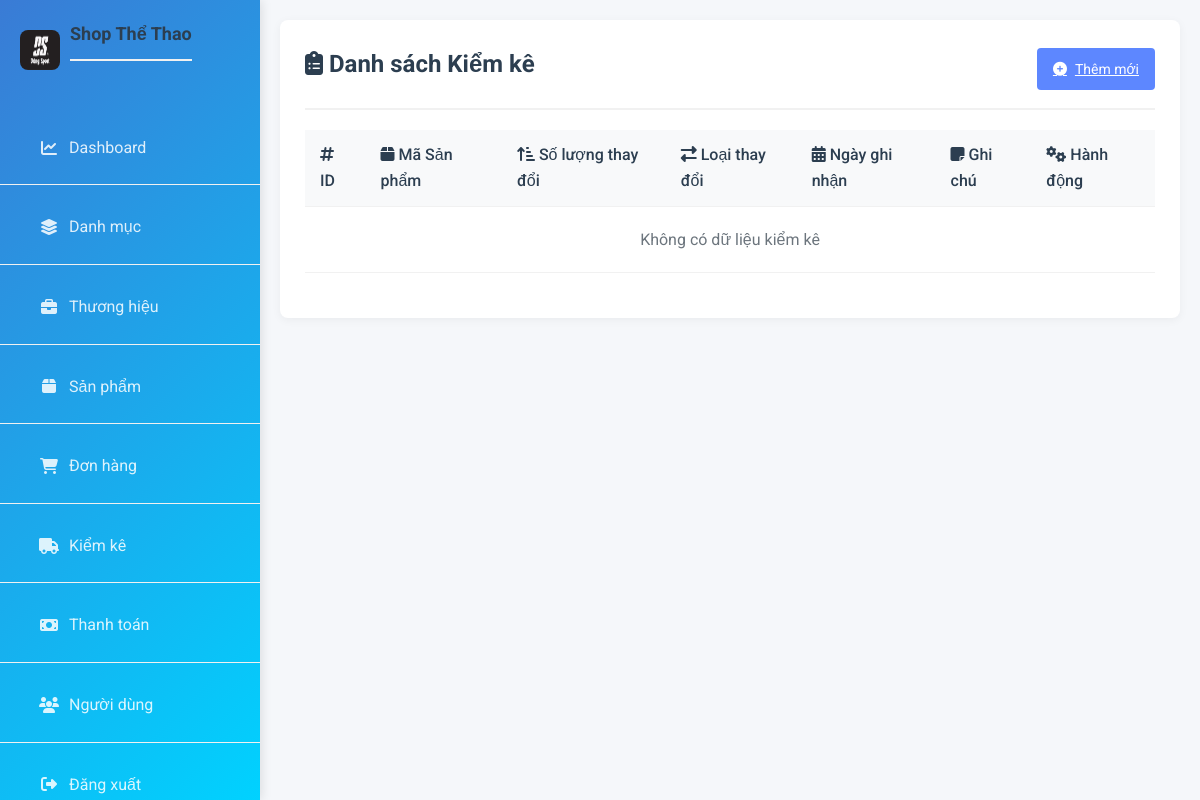
The app's page /inventory/, older data.
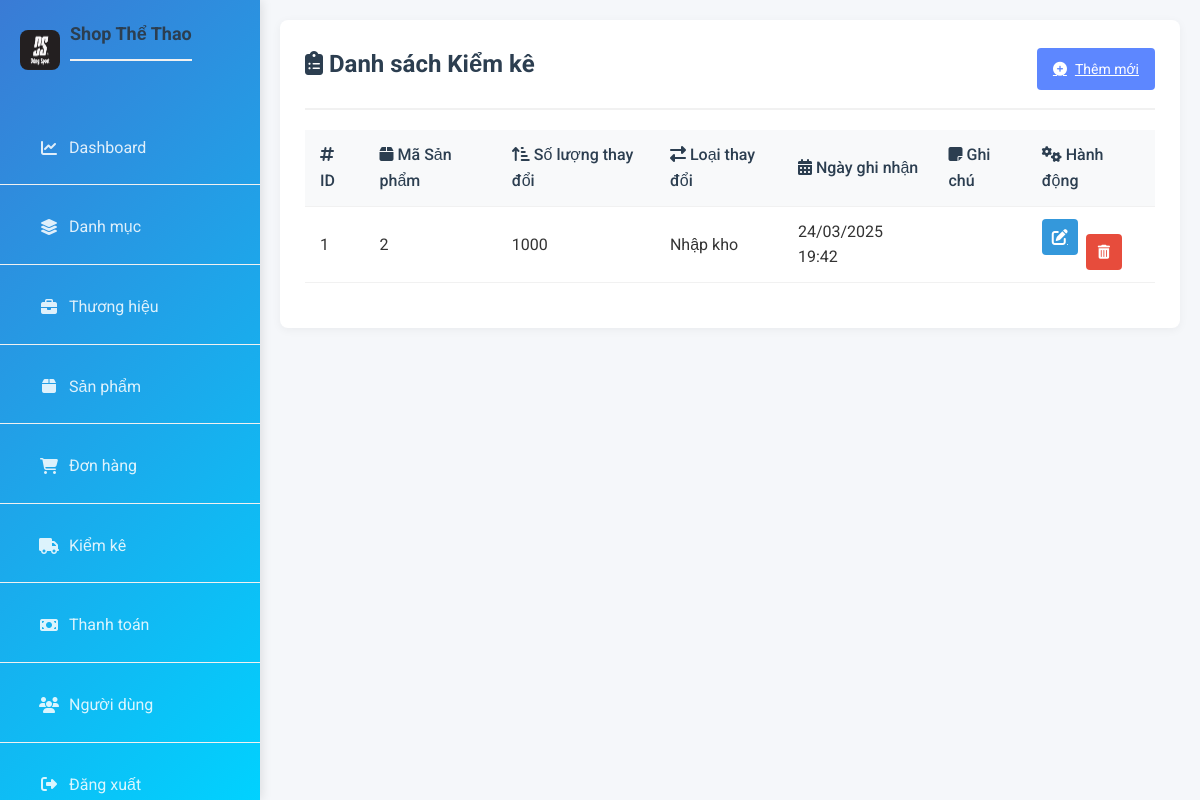
The same page, newer data.
### models/inventory_log.py (models this page shows)
class InventoryLog(db.Model):
    __tablename__ = 'inventory_log'
    id_log = Column(Integer, primary_key=True, autoincrement=True)
    id_product = Column(Integer, ForeignKey('products.id_product'))
    change_quantity = Column(Integer)
    change_type = Column(Enum('import', 'export'))
    log_date = Column(TIMESTAMP)
    note = Column(Text)

### routes/inventory_log.py (the view)
@inventory_bp.route("/")
def list_inventory():
    inventory_logs = InventoryLog.query.all()
    return render_template("admin/inventory_log.html", inventory_logs=inventory_logs)

### app.py (called while the page is built)
@app.before_request
def log_request_info():
    logging.info(f"Body: {request.get_data()}")

### templates/admin/inventory_log.html (shortened to what this page needs)
{% extends "admin/base.html" %}
{% block content %}
<div class="inventory-container">
    <div class="page-header">
        <h2><i class="fas fa-clipboard-list"></i> Danh sách Kiểm kê</h2>
        <a href="{{ url_for('inventory.add_inventory') }}" class="btn-add">
            <i class="fas fa-plus-circle"></i> Thêm mới
        </a>
    </div>
    <div class="table-responsive">
        <table class="inventory-table">
            <thead>
                <tr>
                    <th><i class="fas fa-hashtag"></i> ID</th>
                    <th><i class="fas fa-box"></i> Mã Sản phẩm</th>
                    <th><i class="fas fa-sort-amount-up-alt"></i> Số lượng thay đổi</th>
                    <th><i class="fas fa-exchange-alt"></i> Loại thay đổi</th>
                    <th><i class="fas fa-calendar-alt"></i> Ngày ghi nhận</th>
                    <th><i class="fas fa-sticky-note"></i> Ghi chú</th>
                    <th><i class="fas fa-cogs"></i> Hành động</th>
                </tr>
            </thead>
            <tbody>
                {% for log in inventory_logs %}
                <tr>
                    <td>{{ log.id_log }}</td>
                    <td>{{ log.id_product }}</td>
                    <td>{{ log.change_quantity }}</td>
                    <td>
                        {% if log.change_type == 'import' %}
                            <span class="badge badge-success">Nhập kho</span>
                        {% else %}
                            <span class="badge badge-warning">Xuất kho</span>
                        {% endif %}
                    </td>
                    <td>{{ log.log_date.strftime('%d/%m/%Y %H:%M') if log.log_date else 'N/A' }}</td>
                    <td>{{ log.note }}</td>
                    <td class="actions">
                        <a href="{{ url_for('inventory.edit_inventory', id_log=log.id_log) }}" class="btn-edit">
                            <i class="fas fa-edit"></i>
                        </a>
                        <form action="{{ url_for('inventory.delete_inventory', id_log=log.id_log) }}" method="post" class="delete-form" onsubmit="return confirm('Bạn có chắc chắn muốn xóa bản ghi kiểm kê này?');" style="display:inline;">
                            <button type="submit" class="btn-delete">
                                <i class="fas fa-trash-alt"></i>
                            </button>
                        </form>
                    </td>
                </tr>
                {% else %}
                <tr>
                    <td colspan="7" class="no-data">Không có dữ liệu kiểm kê</td>
                </tr>
                {% endfor %}
            </tbody>
        </table>
    </div>
</div>
{% endblock %}

### templates/admin/base.html (shortened to what this page needs)
<!DOCTYPE html>
<html lang="vi">
<head>
    <link rel="stylesheet" href="{{ url_for('static', filename='css/style.css') }}">
    <link rel="stylesheet" href="https://cdnjs.cloudflare.com/ajax/libs/font-awesome/6.4.2/css/all.min.css">
</head>
<body>
    <div class="container">
        <aside class="sidebar">
            <div class="logo">
                <img src="{{ url_for('static', filename='images/logo.png') }}" alt="Logo">
                <h2>Shop Thể Thao</h2>
            </div>
            <nav class="sidebar-menu">
                <ul>
                    <li><a href="{{ url_for('dashboard.dashboard') }}"><i class="fa fa-chart-line"></i> Dashboard</a></li>
                    <li><a href="{{ url_for('category.categories') }}"><i class="fa fa-layer-group"></i> Danh mục</a></li>
                    <li><a href="{{ url_for('brand.list_brands') }}"><i class="fa fa-briefcase"></i> Thương hiệu</a></li>
                    <li><a href="{{ url_for('product.list_products') }}"><i class="fa fa-box"></i> Sản phẩm</a></li>
                    <li><a href="{{ url_for('order.orders') }}"><i class="fa fa-shopping-cart"></i> Đơn hàng</a></li>
                    <li><a href="{{ url_for('inventory.list_inventory') }}"><i class="fa fa-truck"></i> Kiểm kê</a></li>
                    <li><a href="{{ url_for('payment.list_payments') }}"><i class="fa fa-money-bill"></i> Thanh toán</a></li>
                    <li><a href="{{ url_for('user.list_user') }}"><i class="fa fa-users"></i> Người dùng</a></li>
                    <li><a href="{{ url_for('dashboard.login') }}"><i class="fa fa-sign-out-alt"></i> Đăng xuất</a></li>
                </ul>
            </nav>
        </aside>
        <div class="main-content">
            <main>
                {% block content %}{% endblock %}
            </main>
        </div>
    </div>
</body>
</html>

### static/css/style.css (style rules this page uses)
* { margin: 0; padding: 0; box-sizing: border-box; }
body { font-family: 'Roboto', sans-serif; background-color: #f5f7fa; color: #333; line-height: 1.6; }
.container { display: flex; min-height: 100vh; }
.sidebar { width: 260px; background: linear-gradient(135deg, #3a7bd5, #00d2ff); color: white; padding: 20px 0; position: fixed; height: 100vh; transition: all 0.3s ease; box-shadow: 2px 0 10px rgba(0, 0, 0, 0.1); z-index: 100; }
.logo { display: flex; align-items: center; padding: 0 20px; margin-bottom: 30px; }
.logo img { width: 40px; height: 40px; margin-right: 10px; border-radius: 8px; }
.logo h2 { font-size: 18px; font-weight: 700; }
.sidebar-menu ul { list-style: none; }
.sidebar-menu li { margin-bottom: 5px; }
.sidebar-menu a { display: flex; align-items: center; padding: 12px 20px; color: rgba(255, 255, 255, 0.85); text-decoration: none; transition: all 0.3s; border-left: 4px solid transparent; }
.sidebar-menu i { margin-right: 10px; width: 20px; text-align: center; }
.main-content { flex: 1; margin-left: 260px; padding: 20px; transition: all 0.3s ease; }
main { background-color: white; padding: 25px; border-radius: 8px; box-shadow: 0 2px 10px rgba(0, 0, 0, 0.05); margin-bottom: 20px; }
h2 { color: #2c3e50; margin-bottom: 20px; padding-bottom: 10px; border-bottom: 2px solid #f1f1f1; }
table { width: 100%; border-collapse: collapse; margin-bottom: 20px; background-color: white; }
th, td { padding: 12px 15px; text-align: left; border-bottom: 1px solid #f1f1f1; }
th { background-color: #f8f9fa; color: #2c3e50; font-weight: 500; }
form { display: grid; grid-template-columns: repeat(auto-fit, minmax(250px, 1fr)); gap: 15px; margin-top: 15px; }
input, select, button { padding: 10px 15px; border: 1px solid #ddd; border-radius: 4px; font-size: 14px; }
button { background-color: #3a7bd5; color: white; border: none; cursor: pointer; transition: background-color 0.3s; font-weight: 500; }
ul { list-style: none; margin-bottom: 20px; }
ul li { padding: 12px 15px; border-bottom: 1px solid #f1f1f1; display: flex; justify-content: space-between; }
.page-header { display: flex; justify-content: space-between; align-items: center; margin-bottom: 20px; padding-bottom: 15px; border-bottom: 2px solid #f1f1f1; }
.page-header h2 { margin: 0; border-bottom: none; }
.btn-add { background-color: #5d87ff; color: white; border: none; border-radius: 4px; padding: 10px 16px; cursor: pointer; display: flex; align-items: center; font-size: 14px; transition: background-color 0.3s; }
.btn-add i { margin-right: 8px; }
.actions { display: flex; gap: 8px; }
.btn-edit, .btn-delete { width: 36px; height: 36px; border-radius: 4px; border: none; cursor: pointer; display: flex; align-items: center; justify-content: center; transition: all 0.2s; }
.btn-edit { background-color: #3498db; color: white; }
.btn-delete { background-color: #e74c3c; color: white; }

Row changes from the older to the newer data that the page shows:
added InventoryLog: id_log "1", id_product "2", change_quantity "1000", change_type "Nhập kho", log_date "24/03/2025 19:42"
Text that changed along with them:
text no longer shown: "Không có dữ liệu kiểm kê"
